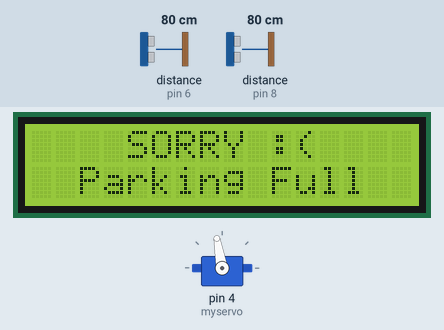
Recording of a sketch running on a simulated Arduino Uno, built with avr-gcc and run on an emulated ATmega328P. On the bench: 16×2 character LCD, servo. Wiring (inferred from the names in the program): 2 × ultrasonic range finder: trigger pin 5, echo pin 6 / trigger pin 7, echo pin 8. The inputs (shaded band) are chosen by the test bench; at power-on: distance to the obstacle (sensors on pin 6, pin 8) 80 cm. The echo pulse lasts 58.3 µs per cm.

Above: at 3.2 s.
3.3 s: distance to the obstacle (sensor on pin 6) set to 127 cm
At 5.99 s:
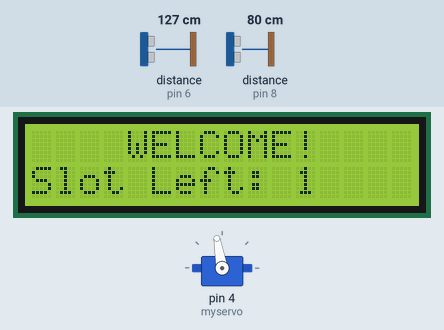
7.3 s: distance to the obstacle (sensor on pin 6) set to 135 cm
At 10.7 s:
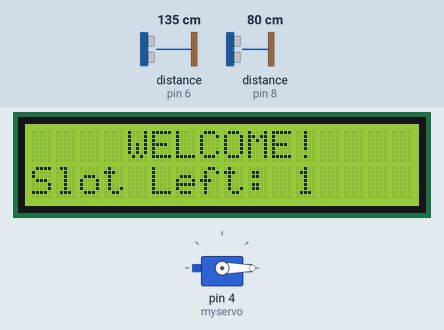
Timing chart, 0 to 12.2 s (numbered marks = the images above; inputs shaded):
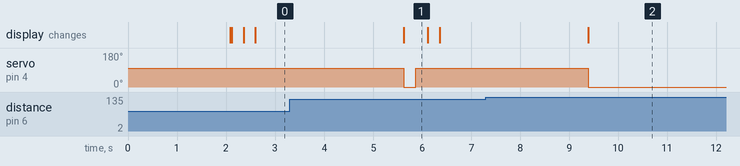

Measured:
- the behaviour switches between 132 and 133 cm on distance to the obstacle (sensor on pin 6) (found by bisection; images 1 and 2)
- after the input at 7.3 s, servo on pin 4 (myservo): goes on until 9.4 s, then stays 0°
- what the display in image 1 shows lasts 0.5 s, from 5.6 s to 6.1 s

The sketch:

code5.ino
```cpp
#include <Wire.h>
#include <Adafruit_LiquidCrystal.h>
#include <Servo.h>

Adafruit_LiquidCrystal lcd(0x27);  // Use your actual I2C address
Servo myservo;

// Ultrasonic sensor pins
const int entryTrigPin = 5;
const int entryEchoPin = 6;
const int exitTrigPin = 7;
const int exitEchoPin = 8;
const int DISTANCE_THRESHOLD = 130; // Distance in centimeters

int Slot = 2;           // Total parking slots
int flag1 = 0;
int flag2 = 0;

void setup() {
  Serial.begin(9600);
  lcd.begin(16, 2);      // Initialize LCD
  lcd.setBacklight(1);   // Permanent backlight ON

  // Ultrasonic sensor setup
  pinMode(entryTrigPin, OUTPUT);
  pinMode(entryEchoPin, INPUT);
  pinMode(exitTrigPin, OUTPUT);
  pinMode(exitEchoPin, INPUT);

  myservo.attach(4);
  myservo.write(100);

  // Initial display message
  lcd.print(" SMART PARKING ");
  delay(2000);
  lcd.clear();
}

long measureDistance(int trigPin, int echoPin) {
  digitalWrite(trigPin, LOW);
  delayMicroseconds(2);
  digitalWrite(trigPin, HIGH);
  delayMicroseconds(10);
  digitalWrite(trigPin, LOW);

  long duration = pulseIn(echoPin, HIGH, 30000);
  return duration * 0.034 / 2; // Convert to cm
}

void loop() {
  long entryDistance = measureDistance(entryTrigPin, entryEchoPin);
  long exitDistance = measureDistance(exitTrigPin, exitEchoPin);

  // Entry sensor logic
  if(entryDistance > 0 && entryDistance <= DISTANCE_THRESHOLD && flag1 == 0) {
    if(Slot > 0) {
      flag1 = 1;
      if(flag2 == 0) {
        myservo.write(0);
        Slot--;
      }
    } else {
      lcd.clear();
      lcd.print("    SORRY :(    ");
      lcd.setCursor(0, 1);
      lcd.print("  Parking Full  ");
      delay(3000);
      lcd.clear();
    }
  }

  // Exit sensor logic
  if(exitDistance > 0 && exitDistance <= DISTANCE_THRESHOLD && flag2 == 0) {
    flag2 = 1;
    if(flag1 == 0) {
      myservo.write(0);
      Slot++;
    }
  }

  // Reset mechanism
  if(flag1 == 1 && flag2 == 1) {
    // delay(500);
    myservo.write(100);
    flag1 = 0;
    flag2 = 0;
  }

  // Update display
  lcd.setCursor(0, 0);
  lcd.print("    WELCOME!    ");
  lcd.setCursor(0, 1);
  lcd.print("Slot Left: ");
  lcd.print(Slot);

  delay(200);
}
```
